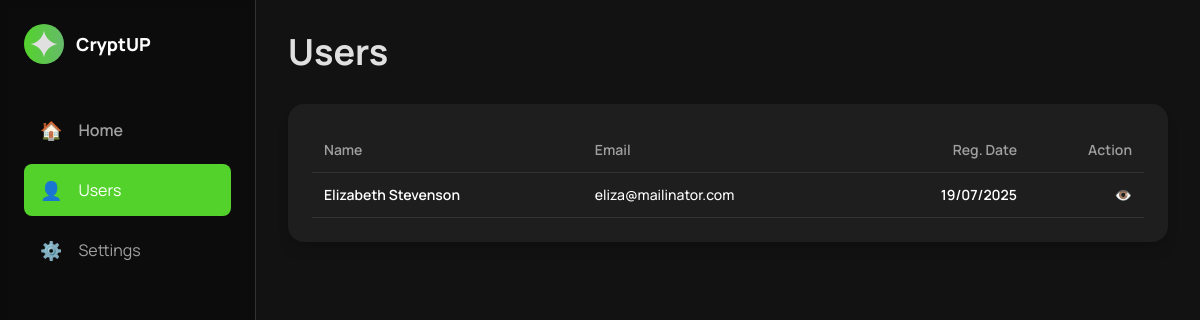
Page /manager/users.php (signed in) on the earlier database version.
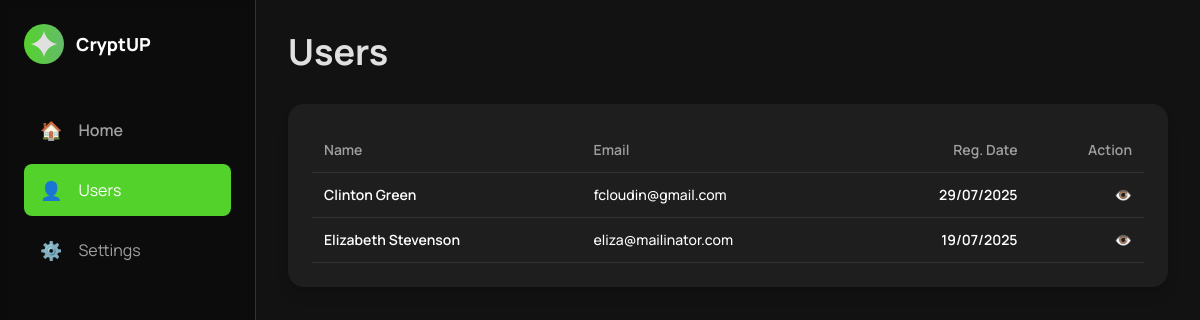
Same page on the later database version.
### tables this page shows
CREATE TABLE `users` (
  `id` int(11) NOT NULL,
  `name` varchar(255) NOT NULL,
  `email` varchar(150) NOT NULL,
  `password` varchar(100) NOT NULL,
  `code` varchar(30) DEFAULT NULL,
  `created_at` datetime NOT NULL DEFAULT current_timestamp(),
  `updated_at` datetime NOT NULL DEFAULT current_timestamp() ON UPDATE current_timestamp()
);

### manager/users.php (the view, shortened to what this page needs)
<?php
include_once "../config/config.php";
?>
<!DOCTYPE html>
<html lang="en">
<head>
    <script src="../assets/js/tailwindcss.js"></script>
</head>
<body class="bg-[var(--background-color)] text-[var(--text-primary)] overflow-x-hidden">
    <div class="flex min-h-screen">
        <?php include "components/sidebar.php"; ?>
        <div class="flex-1 flex flex-col min-w-0">
            <main class="flex-1 p-4 sm:p-6 lg:p-8">
                <div class="mb-6 sm:mb-8">
                    <h1 class="text-2xl sm:text-3xl lg:text-4xl font-bold mb-2">Users</h1>
                </div>
                <div class="card">
                    <div class="block overflow-x-auto">
                        <table class="w-full text-left text-sm">
                            <thead>
                                <tr class="border-b border-[var(--border-color)]">
                                    <th class="p-3 text-[var(--text-secondary)] font-semibold">Name</th>
                                    <th class="p-3 text-[var(--text-secondary)] font-semibold">Email</th>
                                    <th class="p-3 text-right text-[var(--text-secondary)] font-semibold">Reg. Date</th>
                                    <th class="p-3 text-right text-[var(--text-secondary)] font-semibold">Action</th>
                                </tr>
                            </thead>
                            <tbody>
                                <?php
                                $getUsers = mysqli_query($conn, "SELECT * FROM `users` ORDER BY `id` DESC");
                                if (mysqli_num_rows($getUsers) > 0) {
                                    while ($user = mysqli_fetch_assoc($getUsers)) {
                                        $regDate = date("d/m/Y", strtotime($user['created_at']));
                                        ?>
                                        <tr class="border-b border-[var(--border-color)] hover:bg-white/5 transition-colors">
                                            <td class="p-3">
                                                <p class="font-semibold text-white"><?= $user["name"]; ?></p>
                                            </td>
                                            <td class="p-3 font-medium text-white"><?= $user["email"]; ?></td>
                                            <td class="p-3 text-right font-semibold text-white"><?= $regDate; ?></td>
                                            <td class="p-3 text-right font-semibold text-white">
                                                <a href="view-user.php?id=<?= $user['id']; ?>">👁️</a>
                                            </td>
                                        </tr>
                                        <?php
                                    }
                                }
                                ?>
                            </tbody>
                        </table>
                    </div>
                </div>
            </main>
        </div>
    </div>
</body>
</html>

Differences in the rows shown:
added users: name "Clinton Green", email "fcloudin@gmail.com", created_at "29/07/2025"
